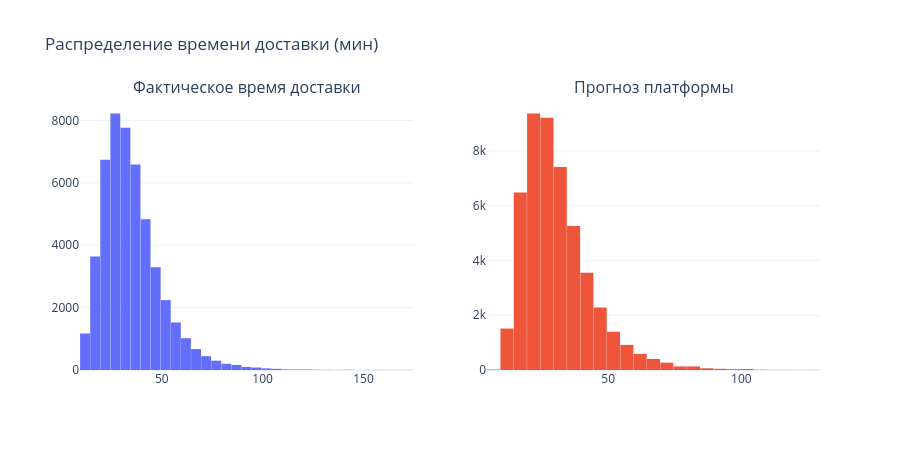

Here is the notebook cell this chart was saved with:
### Markdown cell above
## Часть 4. Одномерный анализ
### 4.1 Целевая переменная: фактическое vs ожидаемое время

### Code cell
fig = make_subplots(rows=1, cols=2, subplot_titles=('Фактическое время доставки',
                                                   'Прогноз платформы'))
fig.add_trace(go.Histogram(x=d['actual_delivery_time_minutes'], nbinsx=60, marker_color='#636EFA',
                           name='факт'), row=1, col=1)
fig.add_trace(go.Histogram(x=d['estimated_delivery_time_minutes'], nbinsx=60, marker_color='#EF553B',
                           name='прогноз'), row=1, col=2)
fig.update_layout(height=450, title='Распределение времени доставки (мин)', template='plotly_white',
                  showlegend=False, bargap=0.02)
fig.show()

err = d['estimated_delivery_time_minutes'] - d['actual_delivery_time_minutes']
print(f'Средняя ошибка прогноза: {err.mean():+.2f} мин (прогноз в среднем короче факта)')
print(f'Медианная ошибка: {err.median():+.2f} мин')
print(f'Доля опозданий среди доставленных: {d["late_delivery"].mean():.1%}')

### Figure 1 — Plotly figure (JSON) as saved in the notebook; plotly's stock layout.template omitted (floating-point values rounded to 4 significant figures; data arrays with more than 128 entries replaced by an {"elided": "..."} marker saying what was removed)
{"data": [{"marker": {"color": "#636EFA"}, "name": "факт", "nbinsx": 60, "type": "histogram", "x": {"elided": "49132 float values"}, "xaxis": "x", "yaxis": "y"}, {"marker": {"color": "#EF553B"}, "name": "прогноз", "nbinsx": 60, "type": "histogram", "x": {"elided": "49132 int values"}, "xaxis": "x2", "yaxis": "y2"}], "layout": {"annotations": [{"font": {"size": 16}, "showarrow": false, "text": "Фактическое время доставки", "x": 0.225, "xanchor": "center", "xref": "paper", "y": 1, "yanchor": "bottom", "yref": "paper"}, {"font": {"size": 16}, "showarrow": false, "text": "Прогноз платформы", "x": 0.775, "xanchor": "center", "xref": "paper", "y": 1, "yanchor": "bottom", "yref": "paper"}], "bargap": 0.02, "height": 450, "showlegend": false, "title": {"text": "Распределение времени доставки (мин)"}, "xaxis": {"anchor": "y", "domain": [0, 0.45]}, "xaxis2": {"anchor": "y2", "domain": [0.55, 1]}, "yaxis": {"anchor": "x", "domain": [0, 1]}, "yaxis2": {"anchor": "x2", "domain": [0, 1]}}}
